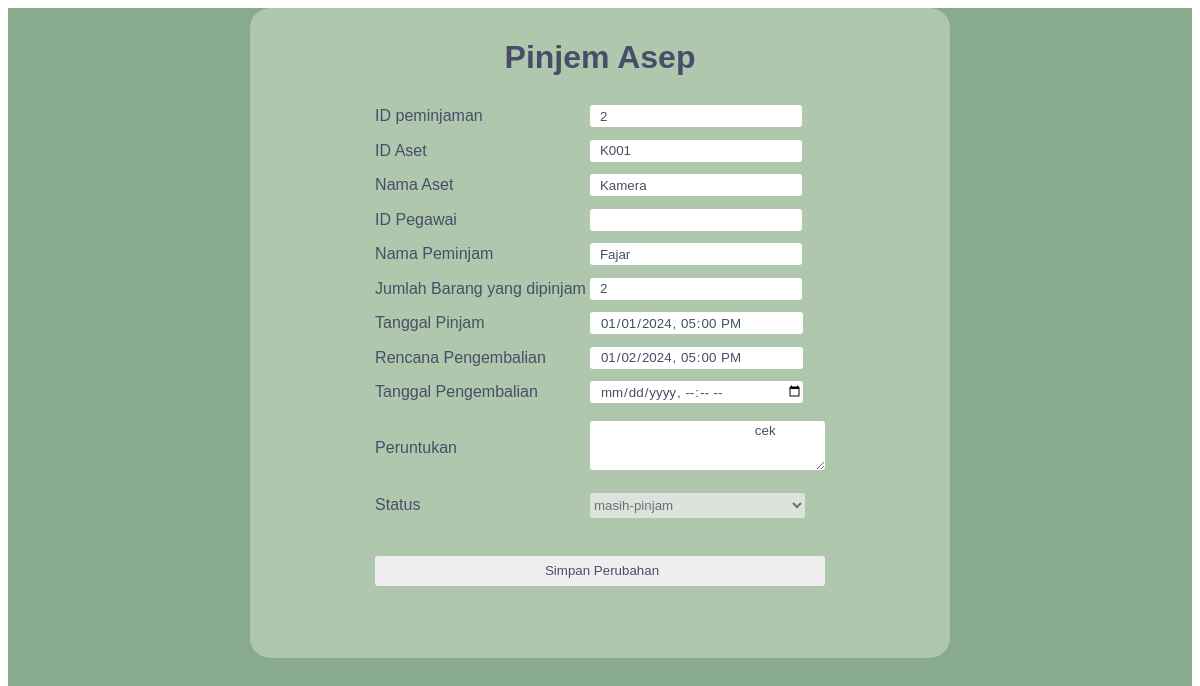
The app's page /pages/edit-pinjam.php?id=2 with its own data.
### tables this page shows
CREATE TABLE `peminjaman` (
  `id` int(11) NOT NULL,
  `aset_id` varchar(10) DEFAULT NULL,
  `employee_id` int(11) DEFAULT NULL,
  `nama_peminjam` varchar(50) DEFAULT NULL,
  `jumlah` int(11) DEFAULT NULL,
  `tanggal_pinjam` timestamp NULL DEFAULT NULL,
  `rencana_pengembalian` timestamp NULL DEFAULT NULL,
  `tanggal_pengembalian` timestamp NULL DEFAULT NULL,
  `peruntukan` varchar(100) DEFAULT NULL,
  `status` enum('masih-pinjam',' sudah-dikembalikan','terlambat-dikembalikan') DEFAULT NULL
);

CREATE TABLE `asets` (
  `id` varchar(10) NOT NULL,
  `nama` varchar(50) NOT NULL,
  `jumlah` int(11) DEFAULT NULL
);

### pages/edit-pinjam.php (the view, shortened to what this page needs)
<!DOCTYPE html>
<html lang="en">
<head>
    <link rel="stylesheet" href="../styling/edit-pinjam.css">
</head>
<body>
    <div class="container">
        <div class="con-card">
                <table class="input-table">
                    <div class="title">
                        <h1>Pinjem Asep</h1>
                    </div>
                    <form action="../logic/edit-pinjam.php" method="post">
                        <?php
                            include '../connector.php';
                            $id = $_GET['id'];
                            $query = mysqli_query($conn, "SELECT p.id AS id, p.aset_id AS aset_id, s.nama AS nama_aset, p.employee_id AS employee_id, nama_peminjam,
                                                    p.jumlah AS jumlah, tanggal_pinjam, rencana_pengembalian, tanggal_pengembalian, peruntukan, status
                                                    FROM peminjaman AS p
                                                    LEFT JOIN asets AS s
                                                    ON p.aset_id = s.id
                                                    WHERE p.id=$id;");
                            while($data = mysqli_fetch_assoc($query)){
                        ?>
                                <tr>
                                    <td>ID peminjaman</td>
                                    <td><input type="text" name="id" id="" value="<?php echo $data['id'];?>" readonly></td>
                                </tr>
                                <tr>
                                    <td>ID Aset</td>
                                    <td><input type="text" name="" id="" value="<?php echo $data['aset_id'];?>" readonly></td>
                                </tr>
                                <tr>
                                    <td>Nama Aset</td>
                                    <td><input type="text" name="" id="" value="<?php echo $data['nama_aset'];?>" readonly></td>
                                </tr>
                                <tr>
                                    <td>ID Pegawai</td>
                                    <td><input type="text" name="" id="" value="<?php echo $data['employee_id'];?>" readonly></td>
                                </tr>
                                <tr>
                                    <td>Nama Peminjam</td>
                                    <td><input type="text" name="" id="" value="<?php echo $data['nama_peminjam'];?>" readonly></td>
                                </tr>
                                <tr>
                                    <td>Jumlah Barang yang dipinjam</td>
                                    <td><input type="text" name="" id="" value="<?php echo $data['jumlah'];?>" readonly></td>
                                </tr>
                                <tr>
                                    <td>Tanggal Pinjam</td>
                                    <td><input type="datetime-local" class="date" name="" id="" value="<?php echo $data['tanggal_pinjam'];?>" readonly></td>
                                </tr>
                                <tr>
                                    <td>Rencana Pengembalian</td>
                                    <td><input type="datetime-local" class="date" name="rencana_kembali" id="" value="<?php echo $data['rencana_pengembalian'];?>" readonly></td>
                                </tr>
                                <tr>
                                    <td>Tanggal Pengembalian</td>
                                    <td><input type="datetime-local" class="date" name="tanggal_pengembalian" id="" value="<?php echo $data['tanggal_pengembalian'];?>"></td>
                                </tr>
                                <tr>
                                    <td>Peruntukan</td>
                                    <td>
                                        <textarea name="peruntukan" id="" cols="27" rows="3">
                                            <?php echo $data['peruntukan'];?>
                                        </textarea>
                                    </td>
                                </tr>
                                <tr>
                                    <td>Status</td>
                                    <td>
                                        <select name="status" id="status" disabled>
                                            <option value="<?php echo $data['status'];?>" selected ><?php echo $data['status'];?></option>
                                        </select>
                                    </td>
                                </tr>
                                <tr>
                                    <td colspan="2"><input type="submit" value="Simpan Perubahan" name="submit" class="submit"></td>
                                </tr>
                        <?php } ?>
                    </form>
                </table>
        </div>
    </div>
</body>
</html>

### styling/edit-pinjam.css (style rules this page uses)
* { font-family: Arial, Helvetica, sans-serif; color: #474E68; }
.container { background-color: #88AB8E; height: 100vh; }
.con-card { background-color: #AFC8AD; margin-left: auto; margin-right: auto; max-width: 700px; min-height: 650px; border-radius: 3%; }
.title { text-align: center; padding-top: 10px; }
.con-card .input-table { max-width: 1000px; height: 500px; margin-left: auto; margin-right: auto; }
td > input { width: 200px; height: 20px; border: none; border-radius: 3px; padding-left: 10px; }
.date { width: 203px; height: 22px; }
textarea { border: none; border-radius: 3px; }
select { width: 215px; height: 25px; border: none; border-radius: 3px; }
.submit { height: 30px; width: 100%; margin-top: 20px; }

### records on screen
peminjaman: id "2", aset "K001", aset.nama "Kamera", nama_peminjam "Fajar", jumlah "2", tanggal_pinjam "01/01/2024 17:00", rencana_kembali "01/02/2024 17:00", peruntukan "cek", status "masih-pinjam"
